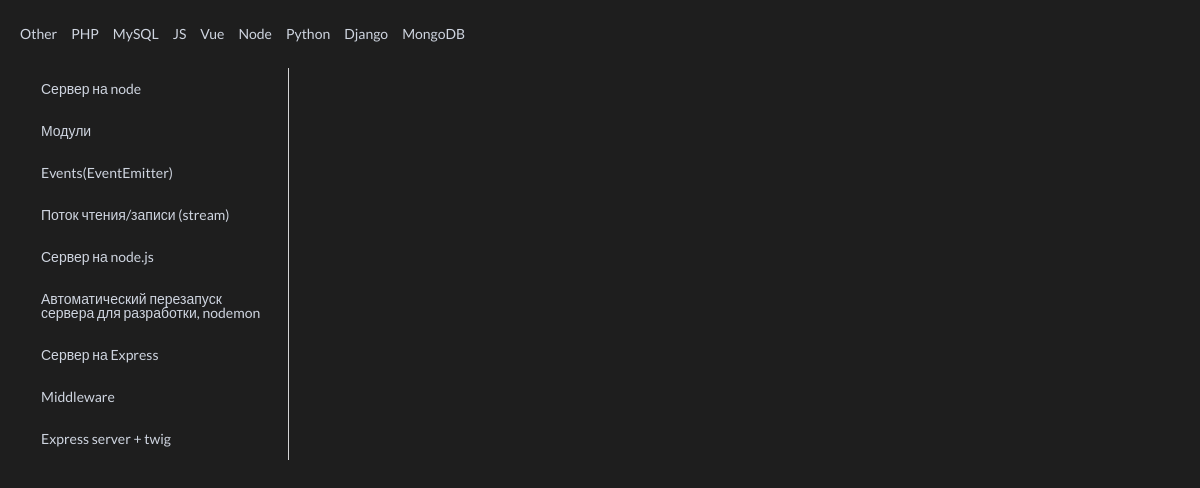
The page /info?t=node on the database as committed earlier.
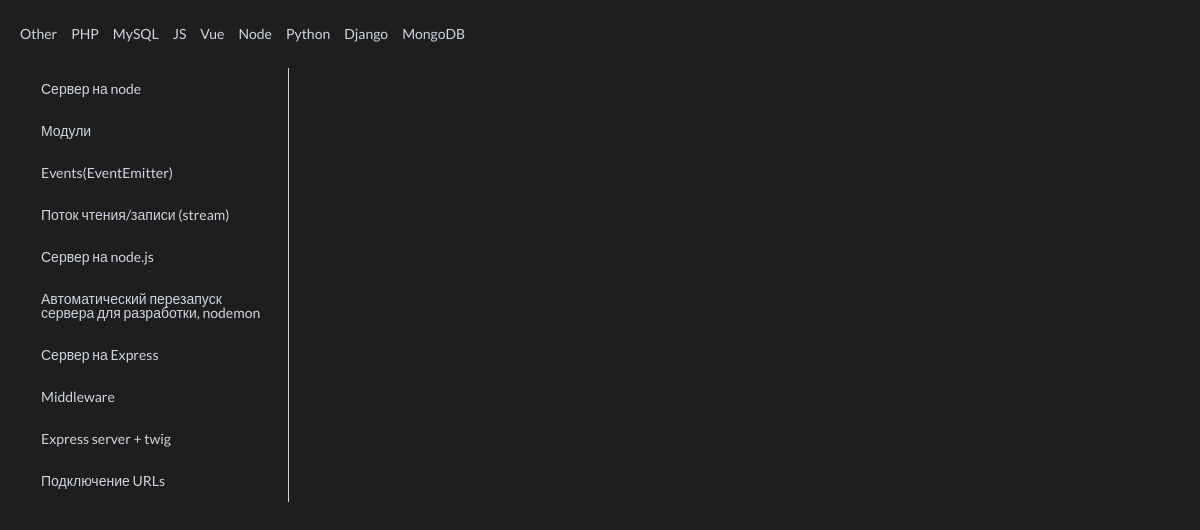
The same page on the database as committed later.
### scraps/models.py (models this page shows, shortened)
class Technology(models.Model):
    name = models.CharField(verbose_name='Name of technology', max_length=255)
    link_name = models.CharField(verbose_name='Link name of technology(JavaScript=js)', max_length=255)
    class Meta:
        verbose_name_plural = 'Technologis'
        verbose_name = 'Technology'

class Content(models.Model):
    technology = models.ForeignKey(Technology, on_delete=models.CASCADE, related_name='technology')
    title = models.CharField(verbose_name='Title', max_length=255)
    content = models.TextField(verbose_name='Content', default='<pre data-enlighter-language="python"></pre>')
    class Meta:
        verbose_name_plural = 'Contents'
        verbose_name = 'Content'
        ordering = ['id']

### scraps/views.py (the view)
# urls.py: path('info', views.get_info, name='info'),
def get_info(req):
    technologies = models.Technology.objects.all().values()
    select_tech = req.GET['t'] or 'py'
    get_object_or_404(models.Technology, link_name=select_tech)
    content = models.Content.objects.filter(technology__link_name=select_tech)
    return render(req, 'info_page.html', context={'content': content, 'technologies': technologies})

### scraps/templates/info_page.html (shortened to what this page needs)
{% extends 'index.html' %}
{% block data %}
  <div class="ui grid">
  <div class="four wide column">
    <div class="ui vertical fluid tabular attached menu">
      {% for el in content %}
        <a class="item" data-tab="data-tab-{{ el.id }}">
          {{ el.title }}
        </a>
      {% endfor %}
    </div>
  </div>
  <div class="twelve wide stretched column">
  </div>
</div>
{% endblock %}

### scraps/templates/index.html (shortened to what this page needs)
{% extends 'base.html' %}
{% block content %}
  <div class="ui text menu">
      {% for tclgy in technologies %}
        <a class="item" href="/info?t={{ tclgy.link_name }}">
          {{ tclgy.name }}
        </a>
      {% endfor %}
  </div>
  <div class="ui content">
      {% block data %}
      {% endblock %}
  </div>
{% endblock %}

Rows that differ between the two databases and show on the page:
added Content: title "Подключение URLs"
